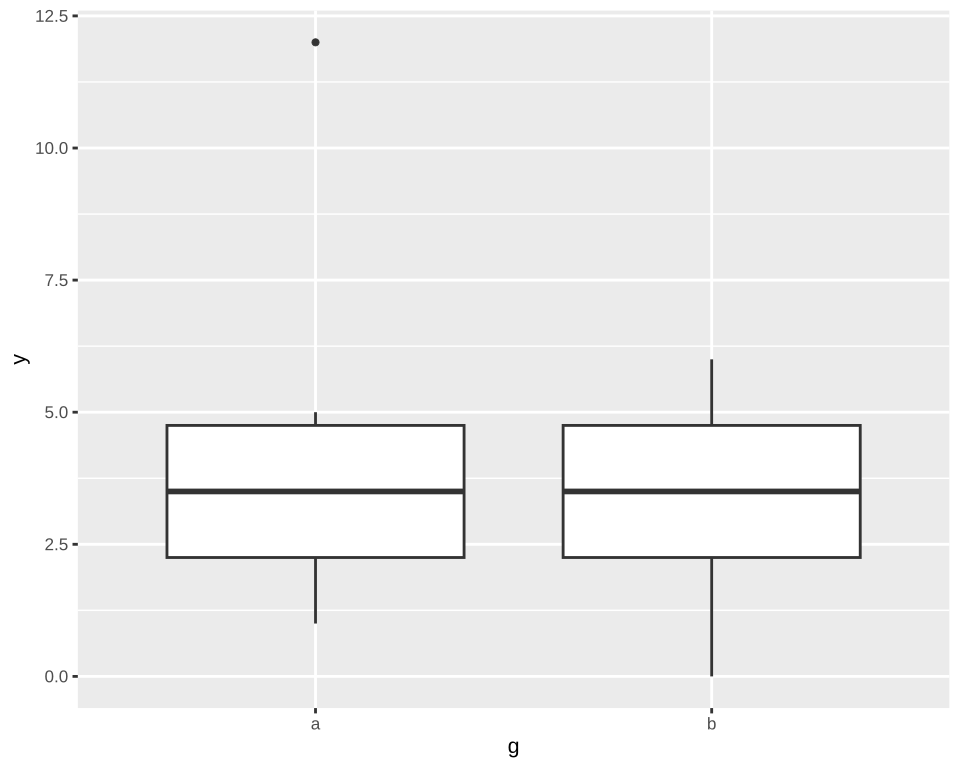

Source code (R):
# The plot test/golden/boxplot_base_sizes.svg draws, drawn by ggplot2 itself, as ggplot2's own visual tests draw
# their snapshots: the independent check on that golden whenever it changes. The suite never runs
# this; it needs R, ggplot2 and vdiffr, saved as the Docker image giggly-r:ggplot2-4.0.3. From the
# repository's root:
#
#   docker run --rm -v "$PWD/test/golden":/golden:ro giggly-r:ggplot2-4.0.3 \
#     Rscript /golden/boxplot_base_sizes.R > boxplot_base_sizes.ggplot2.svg
#
# and compare the two drawings element by element, as test/golden/point.R describes.
#
# Two box plots, an outlier each, in theme_gray() at a base size of 16 points with lines 1
# millimetre wide: each box's lines the theme's borders' width, its median twice it, and its
# outliers 16/11 of 1.5 millimetres, their outline still the 0.5 millimetres geom_boxplot() gives
# them, as ggplot2 4's GeomBoxplot reads the theme's element_geom().
#
# First checked with ggplot2 4.0.3 and vdiffr 1.0.9: every element and clip path matches, in
# ggplot2's order, but the background's edge, which R writes as its rounding error.

library(ggplot2)

d <- data.frame(g = rep(c("a", "b"), each = 6), y = c(1, 2, 3, 4, 5, 12, 2, 3, 4, 5, 6, 0))
plot <- ggplot(d, aes(g, y)) +
  geom_boxplot() +
  theme_gray(base_size = 16, base_line_size = 1)

file <- tempfile(fileext = ".svg")
vdiffr::write_svg(plot, file)
cat(readLines(file), sep = "\n")
